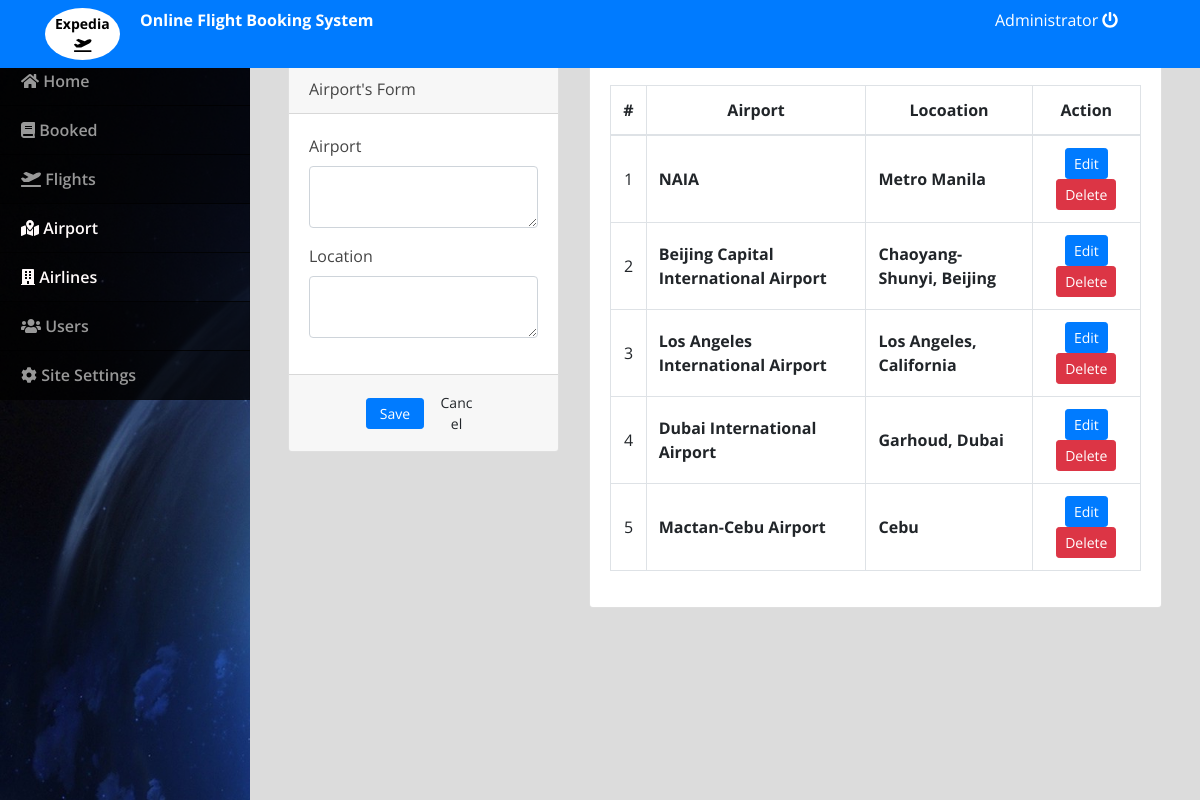
/admin/index.php?page=airport (signed in), run on the app's committed database.
### tables this page shows
CREATE TABLE `airport_list` (
  `id` int(30) NOT NULL,
  `airport` text NOT NULL,
  `location` text NOT NULL
);

### admin/airport.php (the view, shortened to what this page needs)
<?php include('db_connect.php');?>
<div class="container-fluid">
	<div class="col-lg-12">
		<div class="row">
			<div class="col-md-4">
			<form action="" id="manage-airports">
				<div class="card">
					<div class="card-header">
						   Airport's Form
				  	</div>
					<div class="card-body">
							<div class="form-group">
								<label class="control-label">Airport</label>
								<textarea name="airport" id="" cols="30" rows="2" class="form-control"></textarea>
							</div>
							<div class="form-group">
								<label class="control-label">Location</label>
								<textarea name="location" id="" cols="30" rows="2" class="form-control"></textarea>
							</div>
					</div>
					<div class="card-footer">
						<div class="row">
							<div class="col-md-12">
								<button class="btn btn-sm btn-primary col-sm-3 offset-md-3"> Save</button>
								<button class="btn btn-sm btn-default col-sm-3" type="button" onclick="_reset()"> Cancel</button>
							</div>
						</div>
					</div>
				</div>
			</form>
			</div>
			<div class="col-md-8">
				<div class="card">
					<div class="card-body">
						<table class="table table-bordered table-hover">
							<thead>
								<tr>
									<th class="text-center">#</th>
									<th class="text-center">Airport</th>
									<th class="text-center">Locoation</th>
									<th class="text-center">Action</th>
								</tr>
							</thead>
							<tbody>
								<?php
								$i = 1;
								$cats = $conn->query("SELECT * FROM airport_list order by id asc");
								while($row=$cats->fetch_assoc()):
								?>
								<tr>
									<td class="text-center"><?php echo $i++ ?></td>
									<td class="">
										 <b><?php echo $row['airport'] ?></b>
									</td>
									<td class="">
										 <b><?php echo $row['location'] ?></b>
									</td>
									<td class="text-center">
										<button class="btn btn-sm btn-primary edit_airline" type="button" data-id="<?php echo $row['id'] ?>" data-airport="<?php echo $row['airport'] ?>" data-location="<?php echo $row['location'] ?>" >Edit</button>
										<button class="btn btn-sm btn-danger delete_airline" type="button" data-id="<?php echo $row['id'] ?>">Delete</button>
									</td>
								</tr>
								<?php endwhile; ?>
							</tbody>
						</table>
					</div>
				</div>
			</div>
		</div>
	</div>
</div>

### admin/assets/css/style.css (style rules this page uses)
body { font-family: "Open Sans", sans-serif; color: #444444; width: 100%; height: calc(100%); }

### admin/index.php (style rules this page uses)
body { background: #80808045; }

### admin/airport.php (style rules this page uses)
td { vertical-align: middle !important; }

### data on the page
airport_list: airport "NAIA", location "Metro Manila"
airport_list: airport "Beijing Capital International Airport", location "Chaoyang-Shunyi, Beijing"
airport_list: airport "Los Angeles International Airport", location "Los Angeles, California"
airport_list: airport "Dubai International Airport", location "Garhoud, Dubai"
airport_list: airport "Mactan-Cebu Airport", location "Cebu"

### other printed values
$_SESSION['login_name'] "Administrator"
